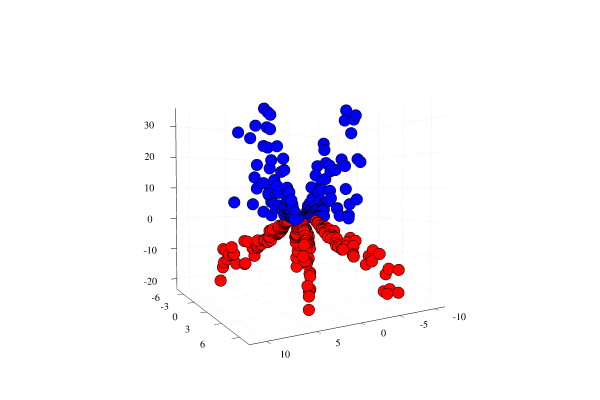

Notebook source saved alongside this figure:
### Code cell
plotlyjs()
lift(x,y) = (x,y,x^2-y^2)
scatter([lift(randblue()...) for _ in 1:200], legend=false, ratio=1, ms=2, color=:blue, fontfamily="Palatino")
scatter!([lift(randred()...) for _ in 1:200], ms=2, color=:red)

### Figure 1 — Plotly figure (JSON) as saved in the notebook; plotly's stock layout.template omitted (floating-point values rounded to 4 significant figures; data arrays with more than 128 entries replaced by an {"elided": "..."} marker saying what was removed)
{"data": [{"colorbar": {"title": {"text": ""}}, "hoverinfo": "text", "legendgroup": "y1", "marker": {"color": "rgba(0, 0, 255, 1.000)", "line": {"color": "rgba(0, 0, 0, 1)", "width": 1}, "size": 4, "symbol": "circle"}, "mode": "markers", "name": "y1", "showlegend": true, "text": {"elided": "200 null values"}, "type": "scatter3d", "x": {"elided": "200 float values"}, "xaxis": "x", "y": {"elided": "200 float values"}, "yaxis": "y", "z": {"elided": "200 float values"}, "zmax": 0.1, "zmin": -0.1}, {"colorbar": {"title": {"text": ""}}, "hoverinfo": "text", "legendgroup": "y2", "marker": {"color": "rgba(255, 0, 0, 1.000)", "line": {"color": "rgba(0, 0, 0, 1)", "width": 1}, "size": 4, "symbol": "circle"}, "mode": "markers", "name": "y2", "showlegend": true, "text": {"elided": "200 null values"}, "type": "scatter3d", "x": {"elided": "200 float values"}, "xaxis": "x", "y": {"elided": "200 float values"}, "yaxis": "y", "z": {"elided": "200 float values"}, "zmax": 0.1, "zmin": -0.1}], "layout": {"annotations": [], "height": 400, "margin": {"b": 20, "l": 0, "r": 0, "t": 20}, "paper_bgcolor": "rgba(255, 255, 255, 1.000)", "plot_bgcolor": "rgba(255, 255, 255, 1.000)", "scene": {"aspectmode": "auto", "aspectratio": {"x": 1, "y": 1, "z": 1}, "camera": {"center": {"x": 0, "y": 0, "z": 0}, "eye": {"x": 1.115, "y": 1.92, "z": 0.05313}, "projection": {"type": "perspective"}, "up": {"x": 0, "y": 0, "z": 1}}, "xaxis": {"anchor": "y1", "domain": [0.03619, 0.9934], "gridcolor": "rgba(0, 0, 0, 0.1)", "gridwidth": 0.5, "linecolor": "rgba(0, 0, 0, 1)", "mirror": false, "range": [-11.63, 11.63], "showgrid": true, "showline": true, "showticklabels": true, "tickangle": 0, "tickcolor": "rgb(0, 0, 0)", "tickfont": {"color": "rgba(0, 0, 0, 1)", "family": "Palatino", "size": 11}, "tickmode": "array", "ticks": "inside", "ticktext": ["-10", "-5", "0", "5", "10"], "tickvals": [-10, -5, 0, 5, 10], "title": {"font": {"color": "rgba(0, 0, 0, 1)", "family": "Palatino", "size": 15}, "text": ""}, "type": "linear", "visible": true, "zeroline": false, "zerolinecolor": "rgba(0, 0, 0, 1)"}, "yaxis": {"anchor": "x1", "domain": [0.03762, 0.9902], "gridcolor": "rgba(0, 0, 0, 0.1)", "gridwidth": 0.5, "linecolor": "rgba(0, 0, 0, 1)", "mirror": false, "range": [-8.035, 7.396], "showgrid": true, "showline": true, "showticklabels": true, "tickangle": 0, "tickcolor": "rgb(0, 0, 0)", "tickfont": {"color": "rgba(0, 0, 0, 1)", "family": "Palatino", "size": 11}, "tickmode": "array", "ticks": "inside", "ticktext": ["-6", "-3", "0", "3", "6"], "tickvals": [-6, -3, 0, 3, 6], "title": {"font": {"color": "rgba(0, 0, 0, 1)", "family": "Palatino", "size": 15}, "text": ""}, "type": "linear", "visible": true, "zeroline": false, "zerolinecolor": "rgba(0, 0, 0, 1)"}, "zaxis": {"gridcolor": "rgba(0, 0, 0, 0.1)", "gridwidth": 0.5, "linecolor": "rgba(0, 0, 0, 1)", "mirror": false, "range": [-23.55, 36.04], "showgrid": true, "showline": true, "showticklabels": true, "tickangle": 0, "tickcolor": "rgb(0, 0, 0)", "tickfont": {"color": "rgba(0, 0, 0, 1)", "family": "Palatino", "size": 11}, "tickmode": "array", "ticks": "inside", "ticktext": ["-20", "-10", "0", "10", "20", "30"], "tickvals": [-20, -10, 0, 10, 20, 30], "title": {"font": {"color": "rgba(0, 0, 0, 1)", "family": "Palatino", "size": 15}, "text": ""}, "type": "linear", "visible": true, "zeroline": false, "zerolinecolor": "rgba(0, 0, 0, 1)"}}, "showlegend": false, "width": 600}}
